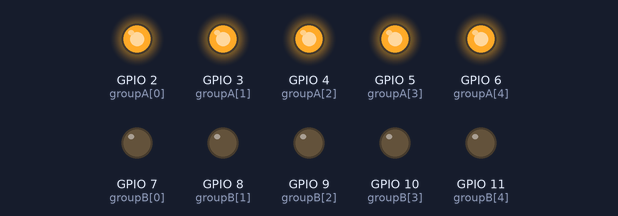
A sketch run on a simulated ESP32. Shown: output pins drawn as LEDs (lit = HIGH).

Above: at 0.1 s.
At 30.1 s:
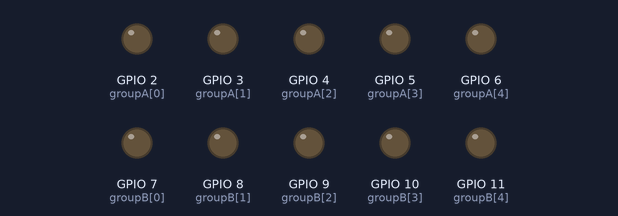
Timing chart, 0 to 31.6 s (numbered marks = the images above):
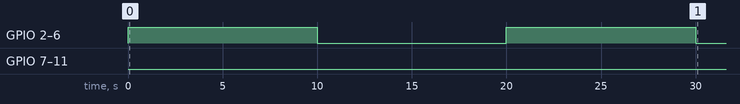

Measured:
- by itself, GPIO 2 (groupA[0]), GPIO 3 (groupA[1]), GPIO 4 (groupA[2]), GPIO 5 (groupA[3]), GPIO 6 (groupA[4]): alternates HIGH for 10.0 s and LOW for 10.0 s

The sketch:

Arduino_IDE_Code.ino
```cpp
#include <Arduino.h>
#define GROUP_SIZE 5
int groupA[GROUP_SIZE] = {2, 3, 4, 5, 6};
int groupB[GROUP_SIZE] = {7, 8, 9, 10, 11};
bool reverseMode = false; // Controls delay reversal
// Function to blink a group of LEDs
void blinkGroup(int *group, int delayTime, int duration) {
unsigned long startTime = millis();
while (millis() - startTime < duration) {
for (int i = 0; i < GROUP_SIZE; i++) {
digitalWrite(group[i], HIGH);
}
vTaskDelay(delayTime / portTICK_PERIOD_MS);
for (int i = 0; i < GROUP_SIZE; i++) {
digitalWrite(group[i], LOW);
}
vTaskDelay(delayTime / portTICK_PERIOD_MS);
}
}

// RTOS Task
void ledTask(void *parameter) {
while (1) {
if (!reverseMode) {
// Cycle 1
blinkGroup(groupA, 10000, 22500); // 10s delay
blinkGroup(groupB, 5000, 22500); // 5s delay
} else {
// Cycle 2 (Reversed)
blinkGroup(groupA, 5000, 22500); // 5s delay
blinkGroup(groupB, 10000, 22500); // 10s delay
}
reverseMode = !reverseMode; // Toggle mode after 45 seconds
}
}
void setup() {
for (int i = 0; i < GROUP_SIZE; i++) {
pinMode(groupA[i], OUTPUT);
pinMode(groupB[i], OUTPUT);
}
xTaskCreate(
ledTask, // Task function
"LED Task", // Task name
4096, // Stack size
NULL,
1, // Priority
NULL
);
}
void loop() {
// Empty – RTOS handles everything
}
```
